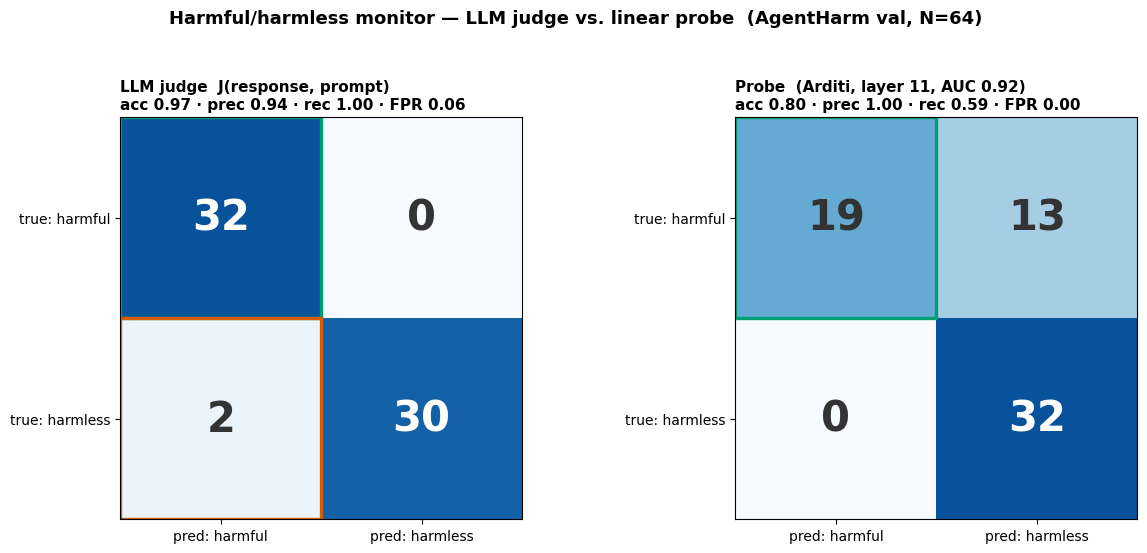

This chart was generated by the following Python code:
"""Side-by-side confusion matrices: LLM judge vs. linear probe, harmful/harmless on AgentHarm val."""
import json
import os

import numpy as np
import matplotlib
matplotlib.use("Agg")
import matplotlib.pyplot as plt
from matplotlib.patches import Rectangle

HERE = os.path.dirname(os.path.abspath(__file__))
J = json.load(open(os.path.join(HERE, "judge_confusion.json")))
P = json.load(open(os.path.join(HERE, "probe_confusion.json")))


def panel(ax, d, title):
    M = np.array([[d["TP"], d["FN"]], [d["FP"], d["TN"]]])
    ax.imshow(M, cmap="Blues", vmin=0, vmax=M.max() * 1.15)
    for (i, j), v in np.ndenumerate(M):
        ax.text(j, i, str(v), ha="center", va="center", fontsize=30,
                color="white" if v > M.max() * 0.6 else "#333333", fontweight="bold")
    ax.set_xticks([0, 1]); ax.set_xticklabels(["pred: harmful", "pred: harmless"])
    ax.set_yticks([0, 1]); ax.set_yticklabels(["true: harmful", "true: harmless"])
    ax.add_patch(Rectangle((-0.5, -0.5), 1, 1, fill=False, edgecolor="#009E73", lw=2.4))
    if d["FP"] > 0:
        ax.add_patch(Rectangle((-0.5, 0.5), 1, 1, fill=False, edgecolor="#D55E00", lw=2.4))
    ax.set_title(title + f"\nacc {d['accuracy']:.2f} · prec {d['precision']:.2f} · "
                 f"rec {d['recall']:.2f} · FPR {d['fpr']:.2f}", fontsize=11, fontweight="bold", loc="left")
    ax.grid(False)


fig, ax = plt.subplots(1, 2, figsize=(12.5, 5.6))
fig.suptitle(f"Harmful/harmless monitor — LLM judge vs. linear probe  (AgentHarm val, N={J['n']})",
             fontsize=13, fontweight="bold")
panel(ax[0], J, "LLM judge  J(response, prompt)")
panel(ax[1], P, f"Probe  (Arditi, layer {P['layer']}, AUC {P.get('auc', float('nan')):.2f})")
fig.tight_layout(rect=[0, 0, 1, 0.94])
out = os.path.join(HERE, "confusion_compare.png")
fig.savefig(out, bbox_inches="tight")
print("saved", out)
print(f"judge: acc {J['accuracy']:.3f} rec {J['recall']:.3f} FPR {J['fpr']:.3f}  |  "
      f"probe: acc {P['accuracy']:.3f} rec {P['recall']:.3f} FPR {P['fpr']:.3f} AUC {P.get('auc'):.3f}")
